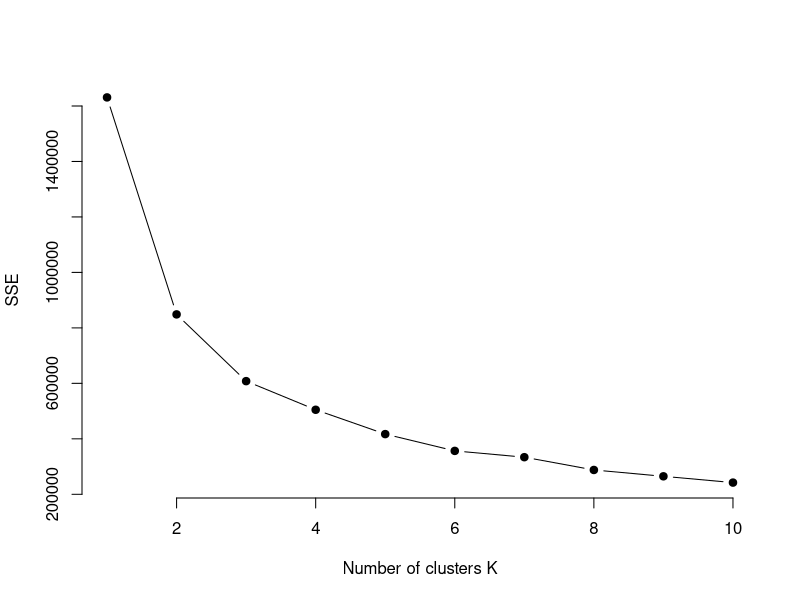
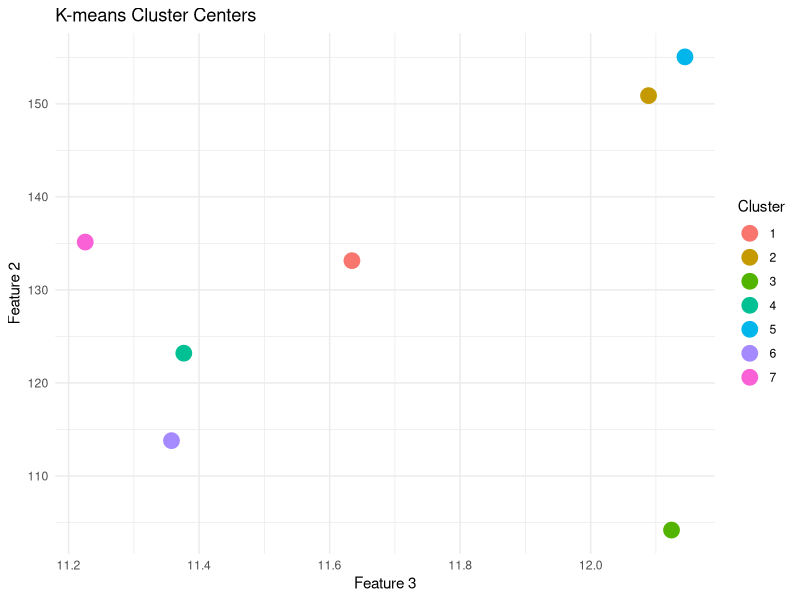
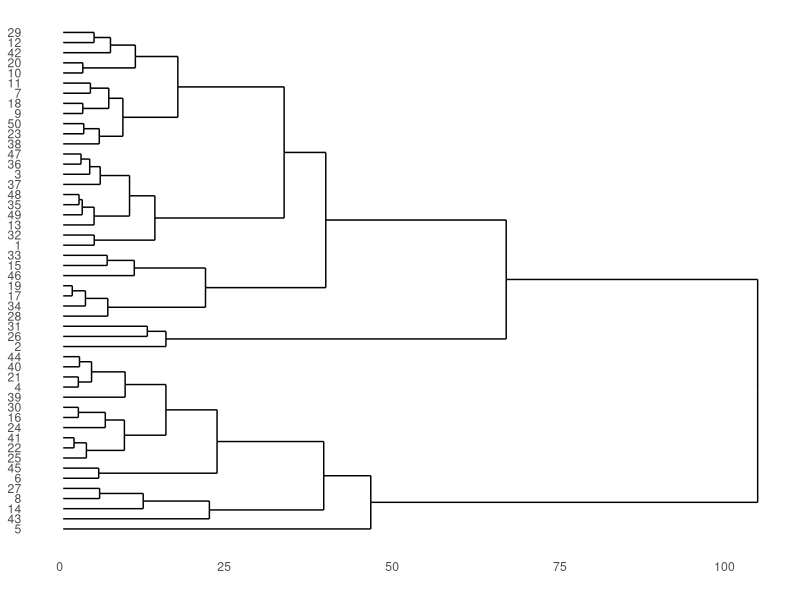
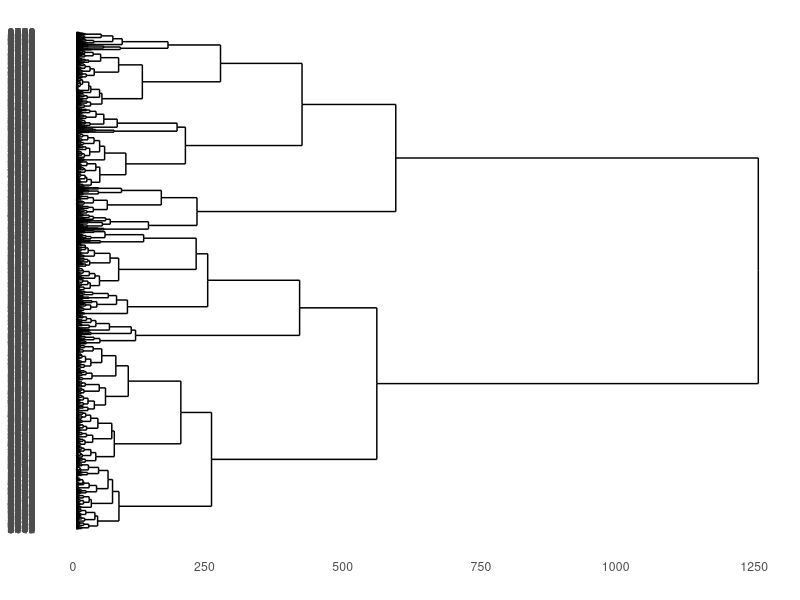
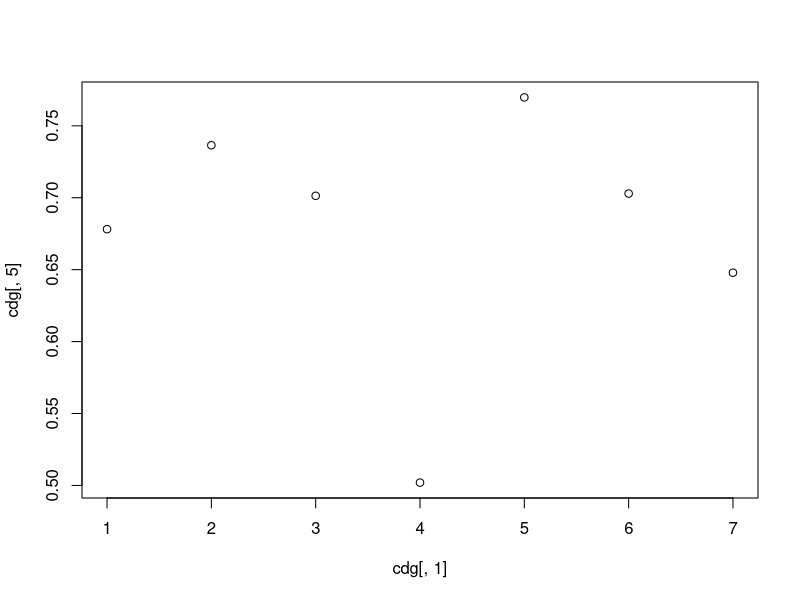
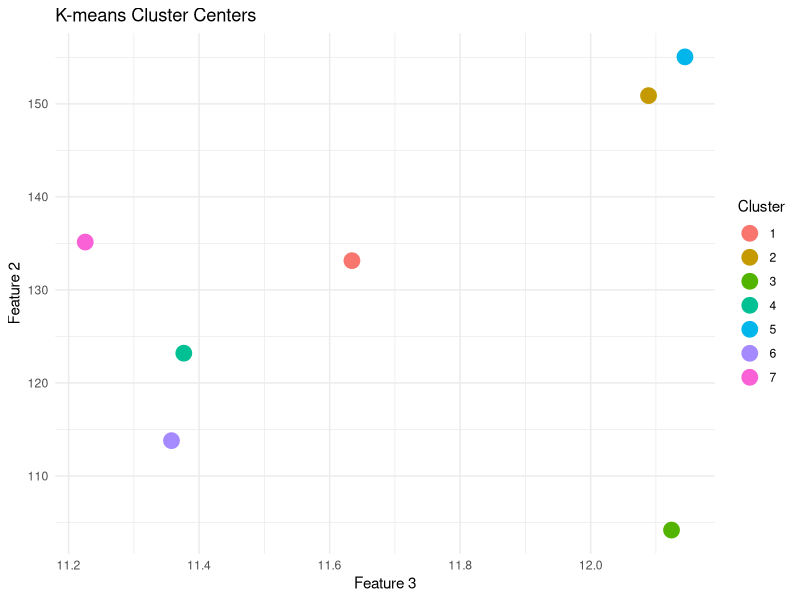
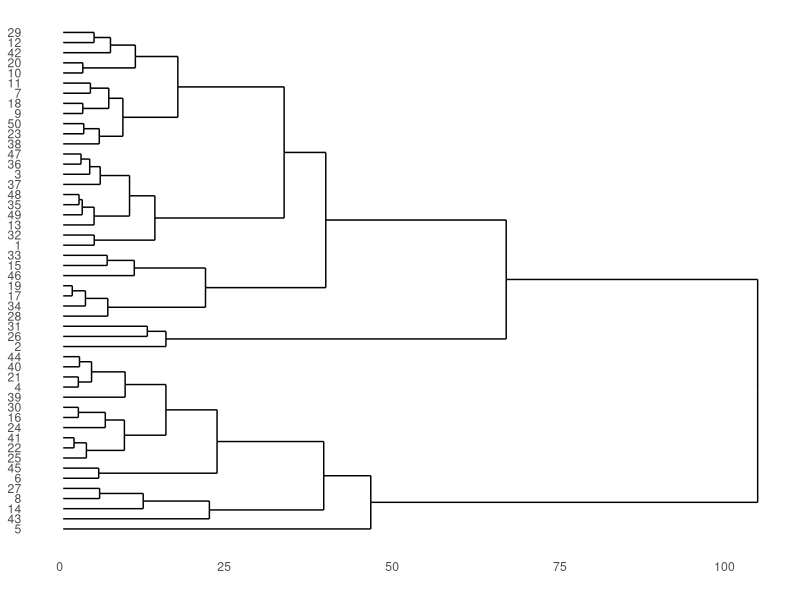
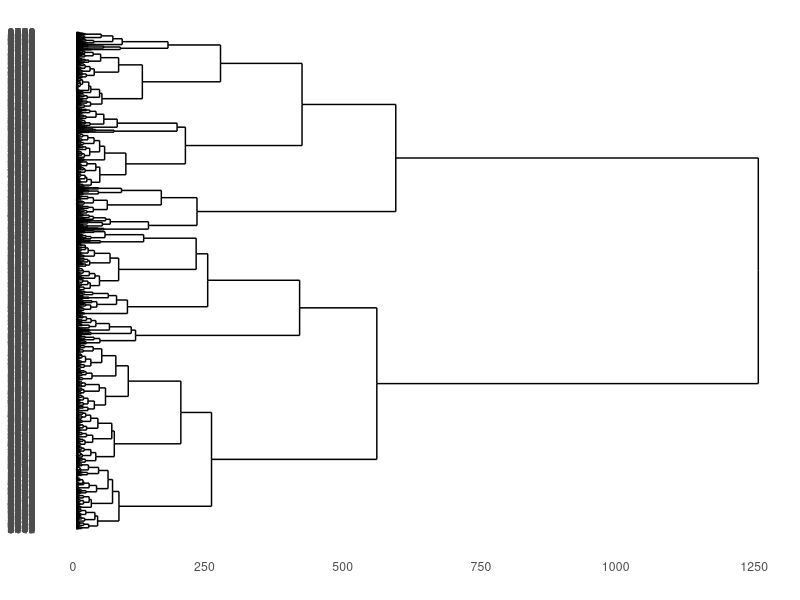

Source code (R) for these figures, in order:
library(ggplot2)
library(ggdendro)

dd <- read.csv("data_preprocessed.csv", stringsAsFactors = T)

# set a list of numerical variables
numeriques <- which(sapply(dd, is.numeric))
numeriques

dcon <- dd[, numeriques]

# KMEANS CLUSTERING
set.seed(123)
sse <- sapply(1:10, function(k) {
  kmeans(dcon, k)$tot.withinss
})

plot(1:10, sse, type = "b", pch = 19, frame = FALSE, xlab = "Number of clusters K", ylab = "SSE")

# K-means clustering
k <- 7
k1 <- kmeans(dcon, k)

print(k1)

attributes(k1)

k1$size

k1$withinss

k1$centers

centers_df <- as.data.frame(k1$centers)
centers_df$cluster <- rownames(centers_df)

ggplot(centers_df, aes(x = centers_df[, 3], y = centers_df[, 2], color = cluster)) +
  geom_point(size = 5) +
  labs(
    title = "K-means Cluster Centers",
    x = "Feature 3",
    y = "Feature 2",
    color = "Cluster"
  ) +
  theme_minimal()

ggsave("outputs/clustering/kmeans_centers.png")

# Hierarchical clustering

dist_matrix <- dist(dcon[1:50, ])
h1 <- hclust(dist_matrix, method = "ward.D2")

ggdendrogram(h1, rotate = T)
ggsave("outputs/clustering/hierarchical_clustering.png")

dist_matrix <- dist(dcon)
h1 <- hclust(dist_matrix, method = "ward.D2")

ggdendrogram(h1, rotate = T)
ggsave("outputs/clustering/hierarchical_clustering_all.png")

# Cut the dendrogram
c1 <- cutree(h1, k = 7)

cdg <- aggregate(dcon, by = list(cluster = c1), FUN = mean)

plot(cdg[, 1], cdg[, 5])

# compare numerical variables
for (i in 1:length(numeriques)) {
  for (j in i:length(numeriques)) {
    if (i != j) { # Avoid self-pairing
      p <- ggplot(dcon, aes(x = dcon[, i], y = dcon[, j], color = as.factor(c1))) +
        geom_point(size = 1) +
        labs(
          title = "Clustering of data in 7 classes",
          x = names(dcon)[i],
          y = names(dcon)[j],
          color = "Class"
        ) +
        scale_color_brewer(palette = "Set1") +
        theme_minimal(base_size = 8) +
        theme(legend.position = "bottom")

      ggsave(paste0("outputs/clustering/numvsnum/", names(dcon)[i], "_vs_", names(dcon)[j], ".png"), bg = "white", dpi = 300)
    }
  }
}
